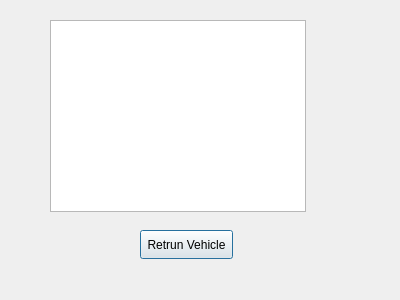
<?xml version="1.0" encoding="UTF-8"?>
<ui version="4.0">
 <class>returnvehicle</class>
 <widget class="QDialog" name="returnvehicle">
  <property name="geometry">
   <rect>
    <x>0</x>
    <y>0</y>
    <width>400</width>
    <height>300</height>
   </rect>
  </property>
  <property name="windowTitle">
   <string>Dialog</string>
  </property>
  <widget class="QTableWidget" name="tableReturn">
   <property name="geometry">
    <rect>
     <x>50</x>
     <y>20</y>
     <width>256</width>
     <height>192</height>
    </rect>
   </property>
  </widget>
  <widget class="QPushButton" name="btnReturn">
   <property name="geometry">
    <rect>
     <x>140</x>
     <y>230</y>
     <width>93</width>
     <height>29</height>
    </rect>
   </property>
   <property name="text">
    <string>Retrun Vehicle</string>
   </property>
  </widget>
 </widget>
 <resources/>
 <connections/>
</ui>
